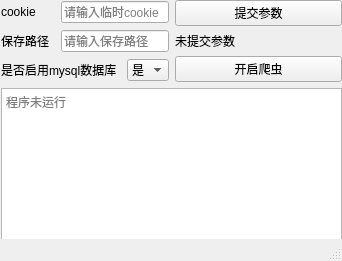
<?xml version="1.0" encoding="UTF-8"?>
<ui version="4.0">
 <class>MainWindow</class>
 <widget class="QMainWindow" name="MainWindow">
  <property name="geometry">
   <rect>
    <x>0</x>
    <y>0</y>
    <width>342</width>
    <height>261</height>
   </rect>
  </property>
  <property name="sizePolicy">
   <sizepolicy hsizetype="Maximum" vsizetype="Maximum">
    <horstretch>0</horstretch>
    <verstretch>0</verstretch>
   </sizepolicy>
  </property>
  <property name="maximumSize">
   <size>
    <width>342</width>
    <height>311</height>
   </size>
  </property>
  <property name="cursor">
   <cursorShape>ArrowCursor</cursorShape>
  </property>
  <property name="windowTitle">
   <string>pyspider</string>
  </property>
  <property name="windowIcon">
   <iconset theme="applications-office">
    <normaloff>pyicon/9348027.png</normaloff>pyicon/9348027.png</iconset>
  </property>
  <property name="toolTip">
   <string>看什么看</string>
  </property>
  <property name="autoFillBackground">
   <bool>false</bool>
  </property>
  <property name="styleSheet">
   <string notr="true"/>
  </property>
  <property name="animated">
   <bool>false</bool>
  </property>
  <property name="documentMode">
   <bool>false</bool>
  </property>
  <property name="tabShape">
   <enum>QTabWidget::Triangular</enum>
  </property>
  <property name="unifiedTitleAndToolBarOnMac">
   <bool>false</bool>
  </property>
  <widget class="QWidget" name="centralwidget">
   <widget class="QWidget" name="">
    <property name="geometry">
     <rect>
      <x>1</x>
      <y>0</y>
      <width>341</width>
      <height>241</height>
     </rect>
    </property>
    <layout class="QVBoxLayout" name="verticalLayout_3">
     <item>
      <layout class="QHBoxLayout" name="horizontalLayout_4">
       <item>
        <layout class="QVBoxLayout" name="verticalLayout">
         <item>
          <layout class="QHBoxLayout" name="horizontalLayout">
           <item>
            <widget class="QLabel" name="cookielab">
             <property name="text">
              <string>cookie</string>
             </property>
            </widget>
           </item>
           <item alignment="Qt::AlignRight">
            <widget class="QLineEdit" name="cookielabinput">
             <property name="placeholderText">
              <string>请输入临时cookie</string>
             </property>
            </widget>
           </item>
          </layout>
         </item>
         <item>
          <layout class="QHBoxLayout" name="horizontalLayout_3">
           <item>
            <widget class="QLabel" name="savepathlab">
             <property name="text">
              <string>保存路径</string>
             </property>
            </widget>
           </item>
           <item alignment="Qt::AlignRight">
            <widget class="QLineEdit" name="savepathline">
             <property name="placeholderText">
              <string>请输入保存路径</string>
             </property>
            </widget>
           </item>
          </layout>
         </item>
         <item>
          <layout class="QHBoxLayout" name="horizontalLayout_2">
           <item>
            <widget class="QLabel" name="ismysqllab">
             <property name="text">
              <string>是否启用mysql数据库</string>
             </property>
            </widget>
           </item>
           <item alignment="Qt::AlignRight">
            <widget class="QComboBox" name="ismysql">
             <item>
              <property name="text">
               <string>是</string>
              </property>
             </item>
             <item>
              <property name="text">
               <string>否</string>
              </property>
             </item>
            </widget>
           </item>
          </layout>
         </item>
        </layout>
       </item>
       <item>
        <layout class="QVBoxLayout" name="verticalLayout_2">
         <item>
          <widget class="QPushButton" name="providebtn">
           <property name="text">
            <string>提交参数</string>
           </property>
          </widget>
         </item>
         <item>
          <widget class="QLabel" name="state">
           <property name="text">
            <string>未提交参数</string>
           </property>
          </widget>
         </item>
         <item>
          <widget class="QPushButton" name="startbtn">
           <property name="text">
            <string>开启爬虫</string>
           </property>
          </widget>
         </item>
        </layout>
       </item>
      </layout>
     </item>
     <item>
      <widget class="QTextBrowser" name="outputtext">
       <property name="placeholderText">
        <string>程序未运行</string>
       </property>
      </widget>
     </item>
    </layout>
   </widget>
  </widget>
  <widget class="QStatusBar" name="statusbar"/>
 </widget>
 <resources>
  <include location="pyicon/pyiconqrc.qrc"/>
 </resources>
 <connections/>
</ui>
